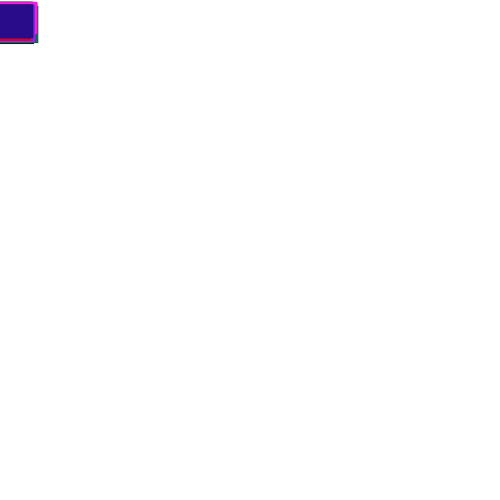
Frame 1 (no input)
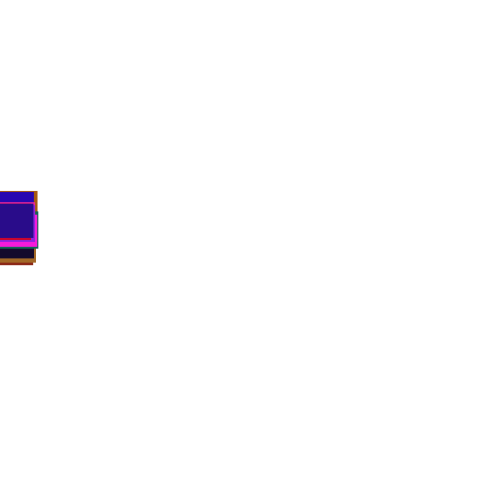
Frame 60 (the mouse pressed at the canvas centre just before this capture)
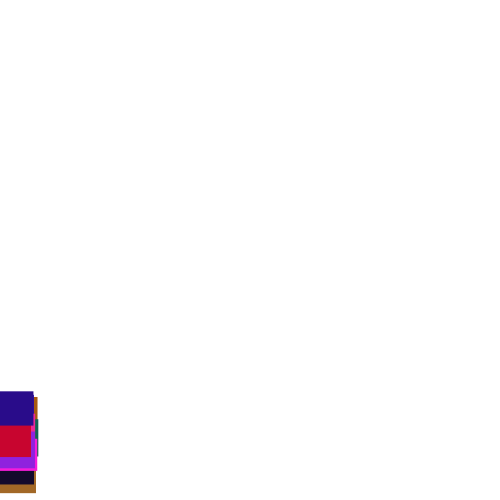
Frame 120 (the mouse held since frame 60 and released just before this capture)

The Processing sketch that drew these frames (run headless with seeded random() and noise(); from frame 60 on, the mouse is pressed at the canvas centre):

// Processing sketch: processing_106196
// ── processing_106196.pde

//arrays:



//inside setup





//////////////////////////////////////////////////////////////////////////////////////
circle[] group = new circle[20];

void setup(){
  size(500,500);
  for(int i = 0; i<group.length; i++){
  float h = random(30,40);
  float s = random(30,40);
  group[i] = new circle(h,s);
}
}


void draw(){
background(255);
for(int i = 0; i<group.length; i++){
  group[i].move();
  group[i].display();
}
}


//they appear at different times: DONE
//a random number of pojectiles fall: 


class circle {
  float xp;
  float yp;
  float he;
  float si;
  float y;
  float a = random(0,255);;
  float b = random(0,120);
  float c = random(0,255);
  
  circle(float h, float s){
  yp = y;
  he = h;
  si = s;
  }
  
  void move(){
  if (yp >= 500){
    randomiser();
    float randomnumberup = random(-500,0);
    yp = randomnumberup;
    }
  else{
    float randomspeed = random(1,6);
    yp = yp + randomspeed;
    }
  }
  
  void display(){
    noStroke();
    fill(a,b,c);
    rect(xp,yp,he,si);
  }
  
  void randomiser(){
    xp = random(5,480);
  }

}
